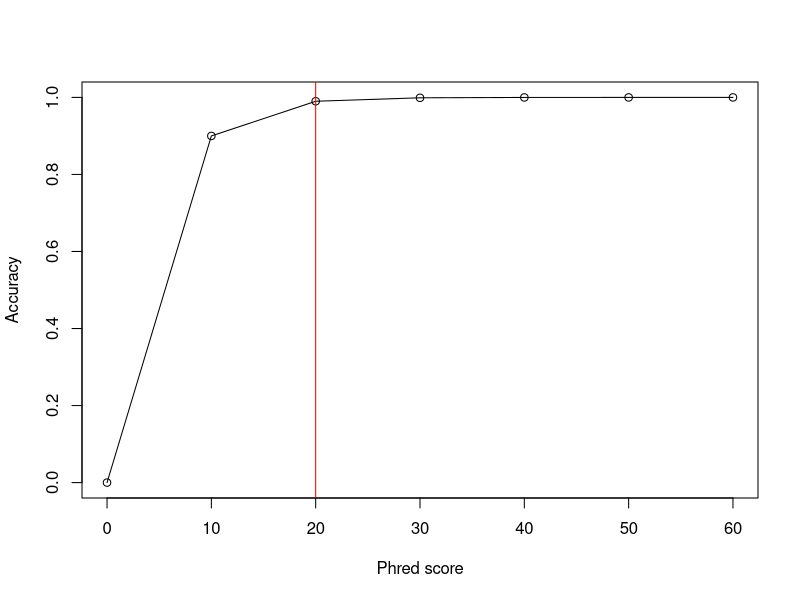

Reproduce this figure in R.
## ---- chunk 1
e <- seq(0,60,10)
a <- 1 - 10^(-(e/10))
plot(e,a,xlab="Phred score",ylab="Accuracy")
lines(e,a)
abline(v=20,col="red")
